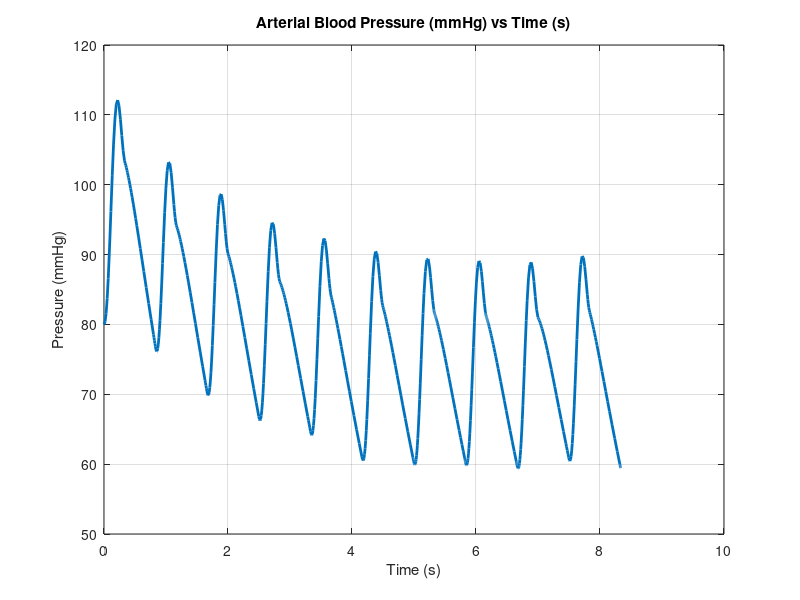

Reproduce this figure in MATLAB.
clear
clc


%Initial condition
I0 = 350;

%Cardiac period Tc and systolic duration Ts
Tc = 60/72;     
Ts = (2/5)*Tc;  

%Modify parameter here to change time span
time_span = 10;

%Keep Constant
R = 1.05; C = 1.28; R1 = 0.046; L = 0.0072;

% Input Signal Functions

%Blood flow function I(t)
I = @(t) I0*sin((pi*mod(t,Tc))/Ts).^2.*(mod(t,Tc)<=Ts);

%Blood flow first derivative  I'(t)
Idot = @(t) I0*2*sin(pi*mod(t,Tc)/Ts).*cos(pi*mod(t,Tc)/Ts)*pi/Ts.*(mod(t,Tc)<=Ts);

%Blood flow second derivative I"(t)
Idotdot = @(t) I0*2*(cos(pi*mod(t,Tc)/Ts).^2 - sin(pi*mod(t,Tc)/Ts).^2)*(pi/Ts)^2.*(mod(t,Tc)<=Ts);

% 4-element Windkessel ODE - formulation online somewhere
fun = @(t,y)[y(2);
    (Idotdot(t)*(R*L*C*R1)+Idot(t)*(L*(R+R1))+I(t)*(R*R1) - (y(2)*(C*R*R1+L)+y(1)*R1))/(L*C*R)];

% Initial conditions and time span 
y0 = [80; 0];
tspan = [0 time_span*Tc];

% Solve
[T,Y] = ode45(fun,tspan,y0);



%Creating empty array for solution object
bp_data = zeros(length(Y), 2);

%Extracting solution object
for i = 1:length(Y)
    bp_data(i, 2) = Y(i);
    bp_data(i, 1) = T(i);
end 

plot(bp_data(:,1), bp_data(:,2), 'LineWidth', 2)
xlabel('Time (s)')
ylabel('Pressure (mmHg)')
title('Arterial Blood Pressure (mmHg) vs Time (s)')
grid on

%writematrix(bp_data, 'C:\Users\joshu\Documents\GitHub\Senior-Capstone\BP Waveform Models\Hypotension_JVT_02182026.csv')
